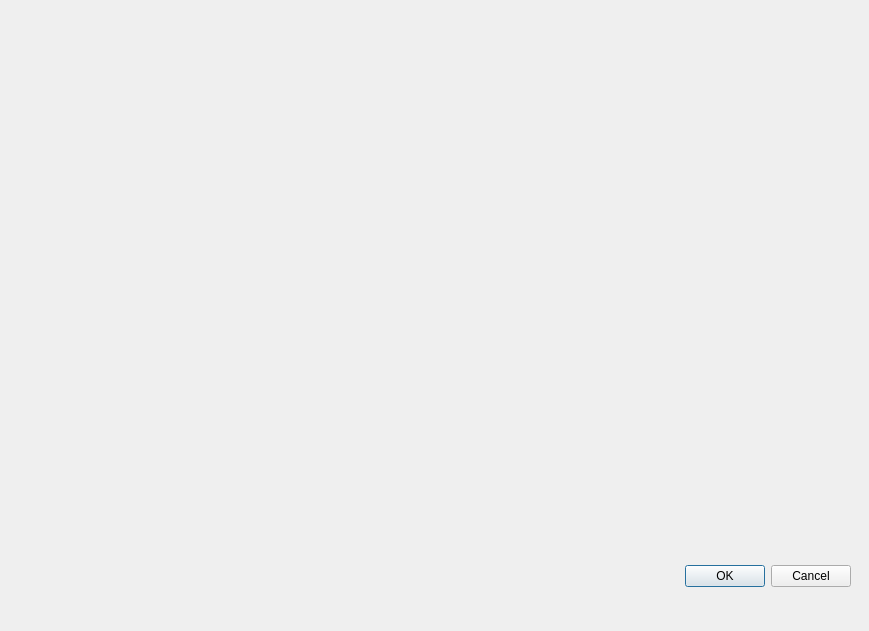
<?xml version="1.0" encoding="UTF-8"?>
<ui version="4.0">
 <class>addStudent</class>
 <widget class="QDialog" name="addStudent">
  <property name="geometry">
   <rect>
    <x>0</x>
    <y>0</y>
    <width>869</width>
    <height>631</height>
   </rect>
  </property>
  <property name="windowTitle">
   <string>Dialog</string>
  </property>
  <widget class="QDialogButtonBox" name="buttonBox">
   <property name="geometry">
    <rect>
     <x>510</x>
     <y>560</y>
     <width>341</width>
     <height>32</height>
    </rect>
   </property>
   <property name="orientation">
    <enum>Qt::Orientation::Horizontal</enum>
   </property>
   <property name="standardButtons">
    <set>QDialogButtonBox::StandardButton::Cancel|QDialogButtonBox::StandardButton::Ok</set>
   </property>
  </widget>
 </widget>
 <resources/>
 <connections>
  <connection>
   <sender>buttonBox</sender>
   <signal>rejected()</signal>
   <receiver>addStudent</receiver>
   <slot>reject()</slot>
   <hints>
    <hint type="sourcelabel">
     <x>316</x>
     <y>260</y>
    </hint>
    <hint type="destinationlabel">
     <x>286</x>
     <y>274</y>
    </hint>
   </hints>
  </connection>
  <connection>
   <sender>buttonBox</sender>
   <signal>accepted()</signal>
   <receiver>addStudent</receiver>
   <slot>accept()</slot>
   <hints>
    <hint type="sourcelabel">
     <x>248</x>
     <y>254</y>
    </hint>
    <hint type="destinationlabel">
     <x>157</x>
     <y>274</y>
    </hint>
   </hints>
  </connection>
 </connections>
</ui>
